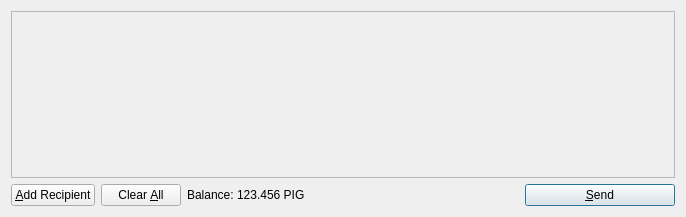
<?xml version="1.0" encoding="UTF-8"?>
<ui version="4.0">
 <class>SendCoinsDialog</class>
 <widget class="QDialog" name="SendCoinsDialog">
  <property name="geometry">
   <rect>
    <x>0</x>
    <y>0</y>
    <width>686</width>
    <height>217</height>
   </rect>
  </property>
  <property name="windowTitle">
   <string>Send Coins</string>
  </property>
  <layout class="QVBoxLayout" name="verticalLayout">
   <item>
    <widget class="QScrollArea" name="scrollArea">
     <property name="widgetResizable">
      <bool>true</bool>
     </property>
     <widget class="QWidget" name="scrollAreaWidgetContents">
      <property name="geometry">
       <rect>
        <x>0</x>
        <y>0</y>
        <width>666</width>
        <height>165</height>
       </rect>
      </property>
      <layout class="QVBoxLayout" name="verticalLayout_2">
       <property name="margin">
        <number>0</number>
       </property>
       <item>
        <layout class="QVBoxLayout" name="entries">
         <property name="spacing">
          <number>6</number>
         </property>
        </layout>
       </item>
       <item>
        <spacer name="verticalSpacer">
         <property name="orientation">
          <enum>Qt::Vertical</enum>
         </property>
         <property name="sizeHint" stdset="0">
          <size>
           <width>20</width>
           <height>40</height>
          </size>
         </property>
        </spacer>
       </item>
      </layout>
     </widget>
    </widget>
   </item>
   <item>
    <layout class="QHBoxLayout" name="horizontalLayout">
     <item>
      <widget class="QPushButton" name="addButton">
       <property name="toolTip">
        <string>Send to multiple recipients at once</string>
       </property>
       <property name="text">
        <string>&amp;Add Recipient</string>
       </property>
       <property name="icon">
        <iconset resource="../bitcoin.qrc">
         <normaloff>:/icons/add</normaloff>:/icons/add</iconset>
       </property>
       <property name="autoDefault">
        <bool>false</bool>
       </property>
      </widget>
     </item>
     <item>
      <widget class="QPushButton" name="clearButton">
       <property name="sizePolicy">
        <sizepolicy hsizetype="Minimum" vsizetype="Fixed">
         <horstretch>0</horstretch>
         <verstretch>0</verstretch>
        </sizepolicy>
       </property>
       <property name="toolTip">
        <string>Remove all transaction fields</string>
       </property>
       <property name="text">
        <string>Clear &amp;All</string>
       </property>
       <property name="icon">
        <iconset resource="../bitcoin.qrc">
         <normaloff>:/icons/remove</normaloff>:/icons/remove</iconset>
       </property>
       <property name="autoRepeatDelay">
        <number>300</number>
       </property>
       <property name="autoDefault">
        <bool>false</bool>
       </property>
      </widget>
     </item>
     <item>
      <layout class="QHBoxLayout" name="horizontalLayout_2">
       <property name="spacing">
        <number>3</number>
       </property>
       <item>
        <widget class="QLabel" name="label">
         <property name="text">
          <string>Balance:</string>
         </property>
        </widget>
       </item>
       <item>
        <widget class="QLabel" name="labelBalance">
         <property name="cursor">
          <cursorShape>IBeamCursor</cursorShape>
         </property>
         <property name="text">
          <string>123.456 PIG</string>
         </property>
         <property name="textInteractionFlags">
          <set>Qt::LinksAccessibleByMouse|Qt::TextSelectableByKeyboard|Qt::TextSelectableByMouse</set>
         </property>
        </widget>
       </item>
      </layout>
     </item>
     <item>
      <spacer name="horizontalSpacer">
       <property name="orientation">
        <enum>Qt::Horizontal</enum>
       </property>
       <property name="sizeHint" stdset="0">
        <size>
         <width>40</width>
         <height>20</height>
        </size>
       </property>
      </spacer>
     </item>
     <item>
      <widget class="QPushButton" name="sendButton">
       <property name="minimumSize">
        <size>
         <width>150</width>
         <height>0</height>
        </size>
       </property>
       <property name="toolTip">
        <string>Confirm the send action</string>
       </property>
       <property name="text">
        <string>&amp;Send</string>
       </property>
       <property name="icon">
        <iconset resource="../bitcoin.qrc">
         <normaloff>:/icons/send</normaloff>:/icons/send</iconset>
       </property>
       <property name="default">
        <bool>true</bool>
       </property>
      </widget>
     </item>
    </layout>
   </item>
  </layout>
 </widget>
 <resources>
  <include location="../bitcoin.qrc"/>
 </resources>
 <connections/>
</ui>
